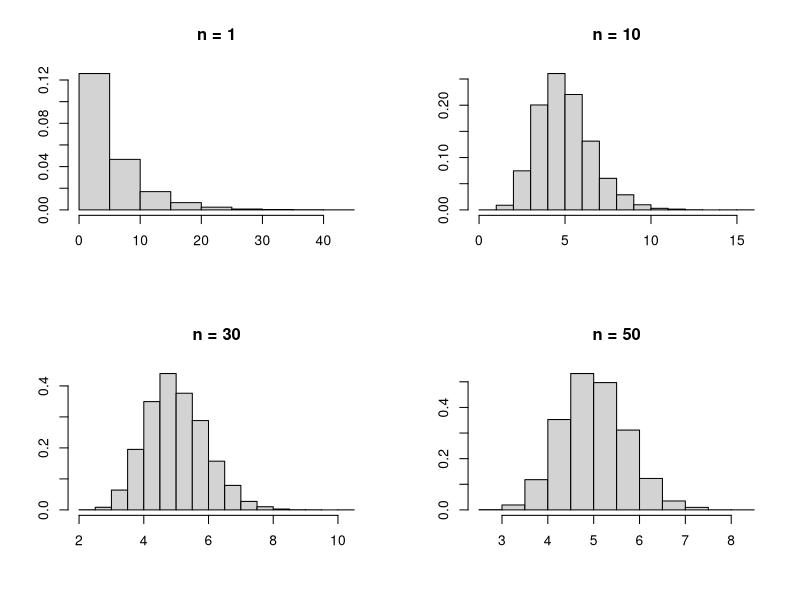

Reproduce this figure in R.
## ---- chunk 1
knitr::opts_chunk$set(echo = TRUE)
## ---- chunk 2
tomato_soup = c(520,515,516,517,519,522,513)
t.test(tomato_soup, conf.level =0.96 )
## ---- chunk 3
concrete_slab = c(35.1,34.4,35.8,36.1,37.7)
t.test(concrete_slab, mu = 35, alternative = "greater" )
## ---- chunk 4
brand1 = c(580,592,588,589,581)
brand2 = c(579,582,577,591,583)

sd(brand1)
sd(brand2)

sd(brand1)/sd(brand2)
## ---- chunk 5
t.test(brand1, brand2, mu = 0, alternative = "two.sided", var.equal = TRUE)
## ---- chunk 6
x1 <- c(130,103,116,113,124,122,128,124,123,108,134,108,111,129,134) # for Pre
x2 <- c(134,106,110,115,122,126,130,118,125,110,138,111,115,125,130) # for Post

t.test(x1,x2, mu = 0, alternative = "two.sided", paired = TRUE, conf.level = 0.95)
## ---- chunk 7
t.test(x1,x2, mu = 0, alternative = "two.sided", paired = TRUE)
## ---- chunk 8
Usim <- function(repeats, size){
  v <- rexp(size*repeats, rate = 0.2)               #generate size*repeats from Uniform(0,1)
  w <- matrix(v,nrow=size,ncol=repeats)  #Put v in a matrix with size rows and repeats cols
  return(colMeans(w))  #Sum the columns
}


set.seed(12345)  # Make simulation random but reproducible

U1 <- Usim(10000,1)   #size 1
head(U1)

U2 <- Usim(10000,10)   #size 10
head(U2)

U3 <- Usim(10000,30)   #size 30
head(U3)

U4 <- Usim(10000,50)  #size 50
head(U4)     # sums of 20 U(0,1) random observations
length(U4)   #check the length, should be 10000

layout(matrix(c(1,2,3,4),nrow=2,ncol=2,byrow=TRUE))  

hist(U1,prob=TRUE,ann=FALSE)   #ann=FALSE turns off annotation
title("n = 1")

hist(U2,prob=TRUE,ann=FALSE) 
title("n = 10")

hist(U3,prob=TRUE,ann=FALSE) 
title("n = 30")

hist(U4,prob=TRUE,ann=FALSE) 
title("n = 50")

layout(1)
## ---- chunk 9
set.seed(12345)  # Make simulation random but reproducible

CI <- c(0,0)
count1 <- 0

for (i in 1:5000){
  x <- rnorm(100)
  CI[1] <- mean(x) - qnorm(0.965)/10      # compute lower confidence limit
  CI[2] <- mean(x) + qnorm(0.965)/10      # compute upper confidence limit
  if(CI[1] <= 0 & CI[2] >= 0) {           # check if true mean is inside the confidence interval
    count1 <- count1 + 1
  }
}

count1

cat("Percentage of confidence intervals containing mu = ", count1/50, "\n")
